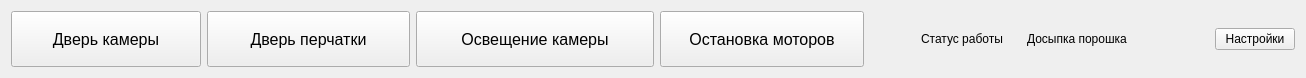
<?xml version="1.0" encoding="UTF-8"?>
<ui version="4.0">
 <class>FrameBottom</class>
 <widget class="QFrame" name="FrameBottom">
  <property name="geometry">
   <rect>
    <x>0</x>
    <y>0</y>
    <width>1306</width>
    <height>78</height>
   </rect>
  </property>
  <property name="windowTitle">
   <string>Frame</string>
  </property>
  <property name="styleSheet">
   <string notr="true"/>
  </property>
  <layout class="QGridLayout" name="gridLayout">
   <item row="0" column="6">
    <spacer name="horizontalSpacer">
     <property name="orientation">
      <enum>Qt::Horizontal</enum>
     </property>
     <property name="sizeHint" stdset="0">
      <size>
       <width>40</width>
       <height>20</height>
      </size>
     </property>
    </spacer>
   </item>
   <item row="0" column="5">
    <widget class="QFrame" name="frame_6">
     <property name="frameShape">
      <enum>QFrame::NoFrame</enum>
     </property>
     <property name="frameShadow">
      <enum>QFrame::Raised</enum>
     </property>
     <layout class="QGridLayout" name="gridLayout_7">
      <item row="0" column="0">
       <widget class="QLabel" name="label_6">
        <property name="text">
         <string>Досыпка порошка</string>
        </property>
       </widget>
      </item>
      <item row="0" column="1">
       <widget class="QFrame" name="icon_loading">
        <property name="minimumSize">
         <size>
          <width>30</width>
          <height>30</height>
         </size>
        </property>
        <property name="maximumSize">
         <size>
          <width>16777215</width>
          <height>30</height>
         </size>
        </property>
        <property name="styleSheet">
         <string notr="true"> background-image: url(:/Progress _indicator.png) no-repeat center center fixed;</string>
        </property>
        <property name="frameShape">
         <enum>QFrame::NoFrame</enum>
        </property>
        <property name="frameShadow">
         <enum>QFrame::Raised</enum>
        </property>
       </widget>
      </item>
     </layout>
    </widget>
   </item>
   <item row="0" column="4">
    <widget class="QFrame" name="frame_5">
     <property name="frameShape">
      <enum>QFrame::NoFrame</enum>
     </property>
     <property name="frameShadow">
      <enum>QFrame::Raised</enum>
     </property>
     <layout class="QGridLayout" name="gridLayout_6">
      <item row="0" column="1">
       <widget class="QLabel" name="label_5">
        <property name="text">
         <string>Статус работы</string>
        </property>
       </widget>
      </item>
      <item row="0" column="0">
       <widget class="QFrame" name="frame">
        <property name="minimumSize">
         <size>
          <width>36</width>
          <height>36</height>
         </size>
        </property>
        <property name="maximumSize">
         <size>
          <width>16777215</width>
          <height>36</height>
         </size>
        </property>
        <property name="styleSheet">
         <string notr="true">background-image: url(:/info-information.png) no-repeat center center fixed;</string>
        </property>
        <property name="frameShape">
         <enum>QFrame::NoFrame</enum>
        </property>
        <property name="frameShadow">
         <enum>QFrame::Raised</enum>
        </property>
       </widget>
      </item>
     </layout>
    </widget>
   </item>
   <item row="0" column="3">
    <widget class="QPushButton" name="button_stop_motors">
     <property name="minimumSize">
      <size>
       <width>204</width>
       <height>56</height>
      </size>
     </property>
     <property name="font">
      <font>
       <pointsize>12</pointsize>
      </font>
     </property>
     <property name="focusPolicy">
      <enum>Qt::NoFocus</enum>
     </property>
     <property name="text">
      <string>Остановка моторов</string>
     </property>
     <property name="checkable">
      <bool>false</bool>
     </property>
    </widget>
   </item>
   <item row="0" column="1">
    <widget class="QPushButton" name="door_perchatka">
     <property name="minimumSize">
      <size>
       <width>203</width>
       <height>56</height>
      </size>
     </property>
     <property name="font">
      <font>
       <pointsize>12</pointsize>
      </font>
     </property>
     <property name="focusPolicy">
      <enum>Qt::NoFocus</enum>
     </property>
     <property name="text">
      <string>Дверь перчатки</string>
     </property>
     <property name="icon">
      <iconset resource="source/resource.qrc">
       <normaloff>:/lock.png</normaloff>:/lock.png</iconset>
     </property>
     <property name="iconSize">
      <size>
       <width>24</width>
       <height>24</height>
      </size>
     </property>
    </widget>
   </item>
   <item row="0" column="0">
    <widget class="QPushButton" name="door_camera">
     <property name="minimumSize">
      <size>
       <width>190</width>
       <height>56</height>
      </size>
     </property>
     <property name="font">
      <font>
       <pointsize>12</pointsize>
      </font>
     </property>
     <property name="focusPolicy">
      <enum>Qt::NoFocus</enum>
     </property>
     <property name="text">
      <string>Дверь камеры</string>
     </property>
     <property name="icon">
      <iconset resource="source/resource.qrc">
       <normaloff>:/lock.png</normaloff>:/lock.png</iconset>
     </property>
     <property name="iconSize">
      <size>
       <width>24</width>
       <height>24</height>
      </size>
     </property>
    </widget>
   </item>
   <item row="0" column="2">
    <widget class="QPushButton" name="camera_light">
     <property name="minimumSize">
      <size>
       <width>238</width>
       <height>56</height>
      </size>
     </property>
     <property name="font">
      <font>
       <pointsize>12</pointsize>
      </font>
     </property>
     <property name="focusPolicy">
      <enum>Qt::NoFocus</enum>
     </property>
     <property name="text">
      <string>Освещение камеры</string>
     </property>
     <property name="icon">
      <iconset resource="source/resource.qrc">
       <normaloff>:/icon_lamp_spark.png</normaloff>:/icon_lamp_spark.png</iconset>
     </property>
     <property name="iconSize">
      <size>
       <width>24</width>
       <height>24</height>
      </size>
     </property>
    </widget>
   </item>
   <item row="0" column="7">
    <widget class="QPushButton" name="pushButton_5">
     <property name="text">
      <string>Настройки</string>
     </property>
    </widget>
   </item>
  </layout>
 </widget>
 <resources>
  <include location="source/resource.qrc"/>
  <include location="source/resource.qrc"/>
  <include location="source/resource.qrc"/>
 </resources>
 <connections/>
</ui>
